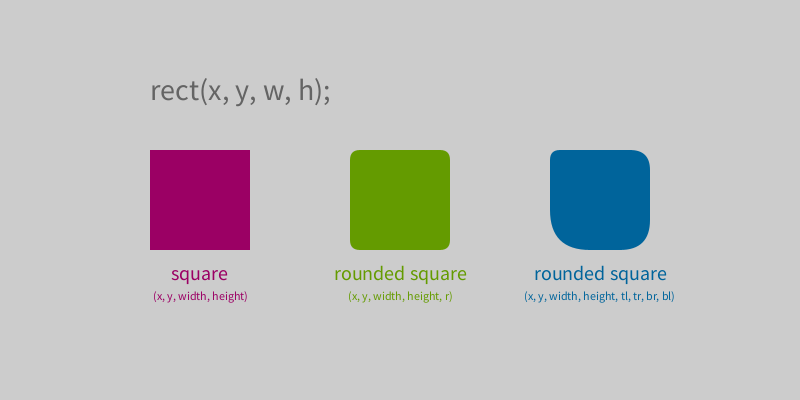
Frame 1 (no input)
Frame 60 (the mouse pressed at the canvas centre just before this capture): identical to frame 1, image omitted
Frame 120 (the mouse held since frame 60 and released just before this capture): identical to frame 1, image omitted

The Processing sketch that drew this single still picture (run headless with seeded random() and noise(); from frame 60 on, the mouse is pressed at the canvas centre):

// Processing sketch: sketch_03_rectangle
// ── sketch_03_rectangle.pde
void setup() {

  size(800,400);
  noStroke();
  
  rectMode(CENTER);
  
  fill(100);
  textSize(30);
  text("rect(x, y, w, h);", 150, 100);
  
  
  textAlign(CENTER);
  
  
  fill(155,0,100);
  rect(200,200,100,100);
  // x, y, width, height
  textSize(20);
  text("square", 200, 280);
  textSize(12);
  text("(x, y, width, height)", 200, 300);
  
  
  
  fill(100,155,0);
  rect(400,200,100,100, 10);
  // x, y, width, height, border-radius
  textSize(20);
  text("rounded square", 400, 280);
  textSize(12);
  text("(x, y, width, height, r)", 400, 300);
  
  
  
  fill(0,100,155);
  rect(600,200,100,100, 10, 20, 30, 40);
  // x, y, width, height, top-left-border-radius, top-right-border-radius, bottom-right-border-radius, bottom-left-border-radius
  textSize(20);
  text("rounded square", 600, 280);
  textSize(12);
  text("(x, y, width, height, tl, tr, br, bl)", 600, 300);
  
}

void draw() {
}
